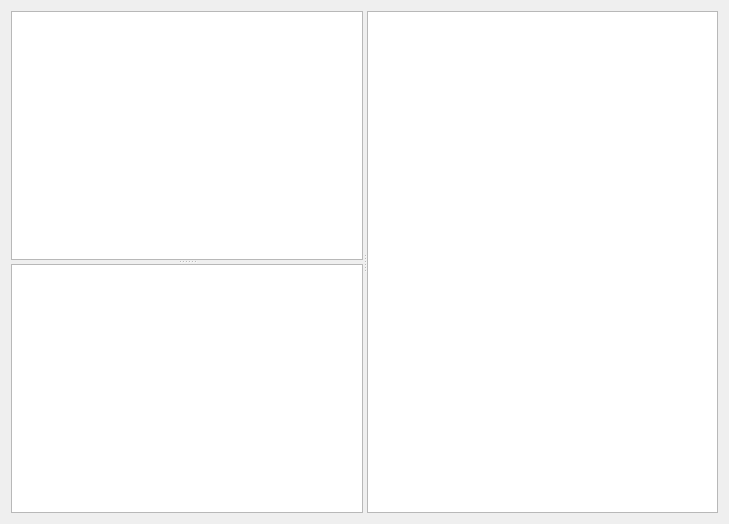
<?xml version="1.0" encoding="UTF-8"?>
<ui version="4.0">
 <class>qtv</class>
 <widget class="QMainWindow" name="qtv">
  <property name="geometry">
   <rect>
    <x>0</x>
    <y>0</y>
    <width>729</width>
    <height>524</height>
   </rect>
  </property>
  <property name="windowTitle">
   <string>qtv</string>
  </property>
  <widget class="QWidget" name="centralWidget">
   <layout class="QVBoxLayout" name="verticalLayout">
    <item>
     <widget class="QSplitter" name="splitter_V">
      <property name="orientation">
       <enum>Qt::Horizontal</enum>
      </property>
      <widget class="QSplitter" name="splitter_H">
       <property name="orientation">
        <enum>Qt::Vertical</enum>
       </property>
       <widget class="QTreeView" name="dirview"/>
       <widget class="QListView" name="fileview"/>
      </widget>
      <widget class="QTextBrowser" name="textBrowserWindow"/>
     </widget>
    </item>
   </layout>
  </widget>
 </widget>
 <layoutdefault spacing="6" margin="11"/>
 <resources/>
 <connections/>
</ui>
